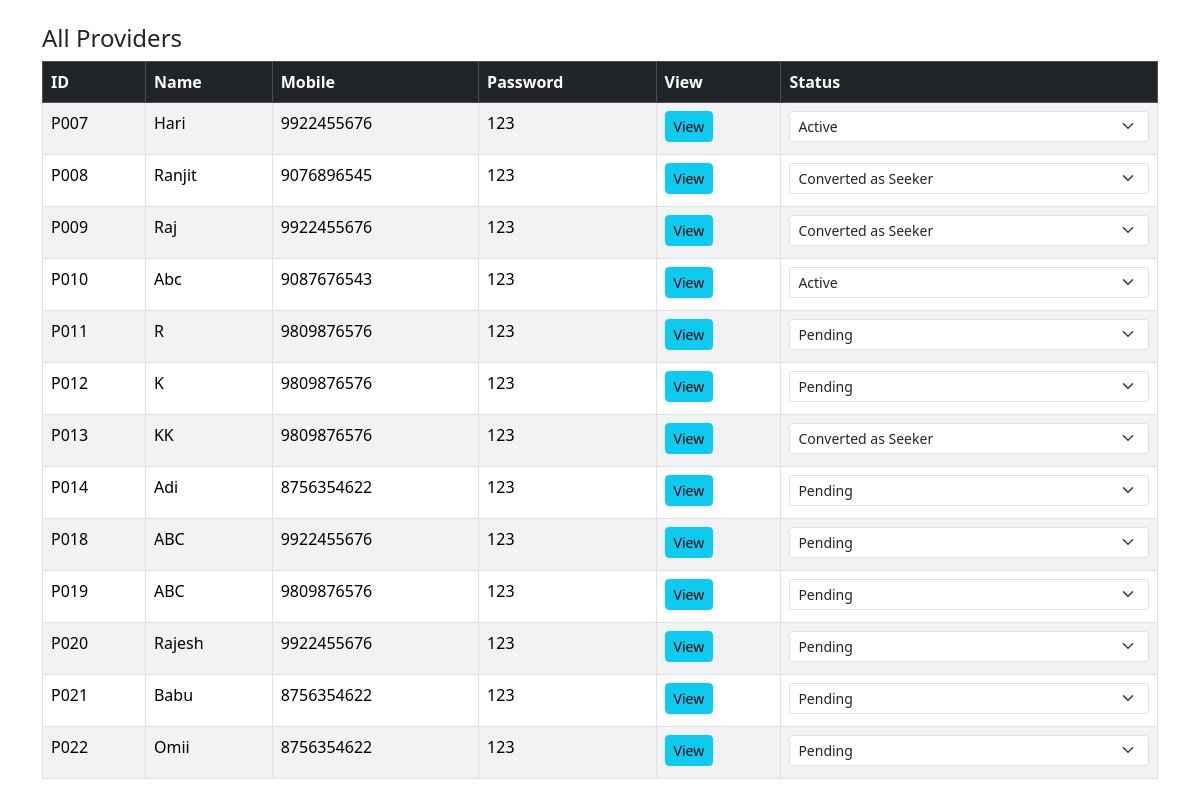
/A.php, run on the app's committed database.
### tables this page shows
CREATE TABLE `providers` (
  `provider_id` varchar(10) NOT NULL,
  `provider_name` varchar(100) DEFAULT NULL,
  `provider_dob` date DEFAULT NULL,
  `provider_gender` varchar(10) DEFAULT NULL,
  `provider_mobile` varchar(15) DEFAULT NULL,
  `city` varchar(50) DEFAULT NULL,
  `area` varchar(50) DEFAULT NULL,
  `date` date DEFAULT curdate(),
  `password` varchar(255) DEFAULT NULL,
  `image` varchar(255) DEFAULT NULL,
  `aadhar_doc` varchar(255) DEFAULT NULL,
  `status` enum('pending','active','inactive','converted') NOT NULL DEFAULT 'pending',
  `converted` tinyint(1) DEFAULT 0,
  `email` varchar(255) DEFAULT NULL
);

### A.php (the view, shortened to what this page needs)
<?php include 'db.php'; ?>
<!DOCTYPE html>
<html lang="en">
<head>
  <link href="https://cdn.jsdelivr.net/npm/bootstrap@5.3.2/dist/css/bootstrap.min.css" rel="stylesheet">
</head>
<body>
<div class="container my-4">
  <h4>All Providers</h4>
  <div class="table-responsive">
    <table class="table table-bordered table-striped">
      <thead class="table-dark">
        <tr>
          <th>ID</th>
          <th>Name</th>
          <th>Mobile</th>
          <th>Password</th>
          <th>View</th>
          <th>Status</th>
        </tr>
      </thead>
      <tbody>
        <?php
        $providers = $conn->query("SELECT * FROM providers ORDER BY provider_id ASC");
        while ($p = $providers->fetch_assoc()):
          $pid = htmlspecialchars($p['provider_id']);
        ?>
        <tr>
          <td><?php echo $pid; ?></td>
          <td><?php echo htmlspecialchars($p['provider_name']); ?></td>
          <td><?php echo htmlspecialchars($p['provider_mobile']); ?></td>
          <td><?php echo htmlspecialchars($p['password']); ?></td>
          <td><a href="view_provider.php?id=<?php echo urlencode($pid); ?>" class="btn btn-sm btn-info mb-1">View</a></td>
          <td>
          <select
  class="form-select form-select-sm status-dropdown"
  data-id="<?php echo htmlspecialchars($p['provider_id']); ?>"
  data-type="provider">
  <option value="pending" <?php if($p['status']=='pending') echo 'selected'; ?>>Pending</option>
  <option value="active" <?php if($p['status']=='active') echo 'selected'; ?>>Active</option>
  <option value="converted" <?php if($p['status']=='converted') echo 'selected'; ?>>Converted as Seeker</option>
</select>
          </td>
        </tr>
        <?php endwhile; ?>
      </tbody>
    </table>
  </div>
</div>
</body>
</html>

### data on the page
providers: provider_id "P007", provider_name "Hari", provider_mobile "9922455676", password "123", status+provider_id "Active"
providers: provider_id "P008", provider_name "Ranjit", provider_mobile "9076896545", password "123", status+provider_id "Converted as Seeker"
providers: provider_id "P009", provider_name "Raj", provider_mobile "9922455676", password "123", status+provider_id "Converted as Seeker"
providers: provider_id "P010", provider_name "Abc", provider_mobile "9087676543", password "123", status+provider_id "Active"
providers: provider_id "P011", provider_name "R", provider_mobile "9809876576", password "123", status+provider_id "Pending"
providers: provider_id "P012", provider_name "K", provider_mobile "9809876576", password "123", status+provider_id "Pending"
providers: provider_id "P013", provider_name "KK", provider_mobile "9809876576", password "123", status+provider_id "Converted as Seeker"
providers: provider_id "P014", provider_name "Adi", provider_mobile "8756354622", password "123", status+provider_id "Pending"
providers: provider_id "P018", provider_name "ABC", provider_mobile "9922455676", password "123", status+provider_id "Pending"
providers: provider_id "P019", provider_name "ABC", provider_mobile "9809876576", password "123", status+provider_id "Pending"
providers: provider_id "P020", provider_name "Rajesh", provider_mobile "9922455676", password "123", status+provider_id "Pending"
providers: provider_id "P021", provider_name "Babu", provider_mobile "8756354622", password "123", status+provider_id "Pending"
providers: provider_id "P022", provider_name "Omii", provider_mobile "8756354622", password "123", status+provider_id "Pending"
